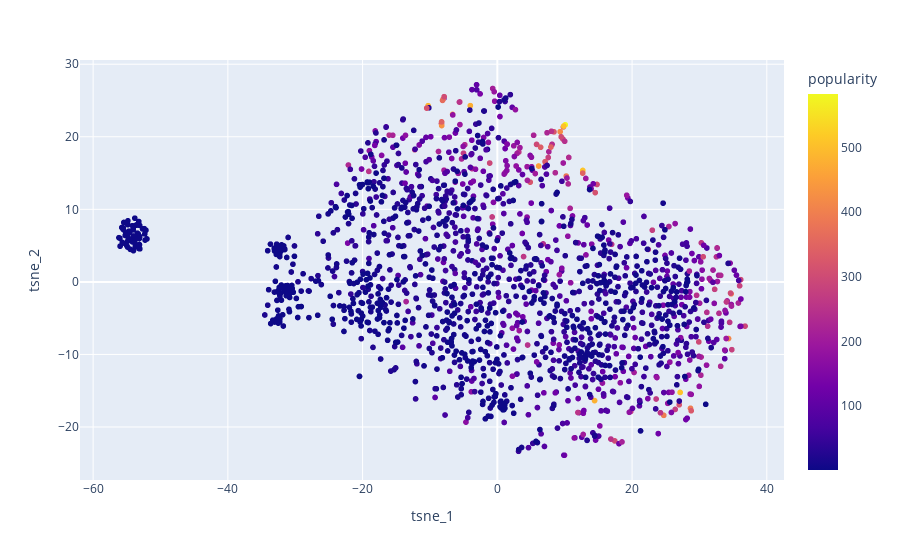

Write notebook code for a chart like this one.
### Code cell
import plotly.express as px

tsne_df = pd.DataFrame(item_tsne, columns=["tsne_1", "tsne_2"])
tsne_df["item_id"] = np.arange(item_tsne.shape[0])
tsne_df = tsne_df.merge(items.reset_index())

px.scatter(tsne_df, x="tsne_1", y="tsne_2",
           color="popularity",
           hover_data=["item_id", "title", "popularity"])

### Figure 1 — Plotly figure (JSON) as saved in the notebook; plotly's stock layout.template omitted (floating-point values rounded to 4 significant figures; data arrays with more than 128 entries replaced by an {"elided": "..."} marker saying what was removed)
{"data": [{"customdata": {"elided": "1682x3 mixed values"}, "hovertemplate": "tsne_1=%{x}<br>tsne_2=%{y}<br>item_id=%{customdata[0]}<br>title=%{customdata[1]}<br>popularity=%{marker.color}<extra></extra>", "legendgroup": "", "marker": {"color": {"elided": "1682 int values"}, "coloraxis": "coloraxis", "symbol": "circle"}, "mode": "markers", "name": "", "showlegend": false, "type": "scattergl", "x": {"elided": "1682 float values"}, "xaxis": "x", "y": {"elided": "1682 float values"}, "yaxis": "y"}], "layout": {"coloraxis": {"colorbar": {"title": {"text": "popularity"}}, "colorscale": [[0, "#0d0887"], [0.1111, "#46039f"], [0.2222, "#7201a8"], [0.3333, "#9c179e"], [0.4444, "#bd3786"], [0.5556, "#d8576b"], [0.6667, "#ed7953"], [0.7778, "#fb9f3a"], [0.8889, "#fdca26"], [1, "#f0f921"]]}, "legend": {"tracegroupgap": 0}, "margin": {"t": 60}, "xaxis": {"anchor": "y", "domain": [0, 1], "title": {"text": "tsne_1"}}, "yaxis": {"anchor": "x", "domain": [0, 1], "title": {"text": "tsne_2"}}}}
